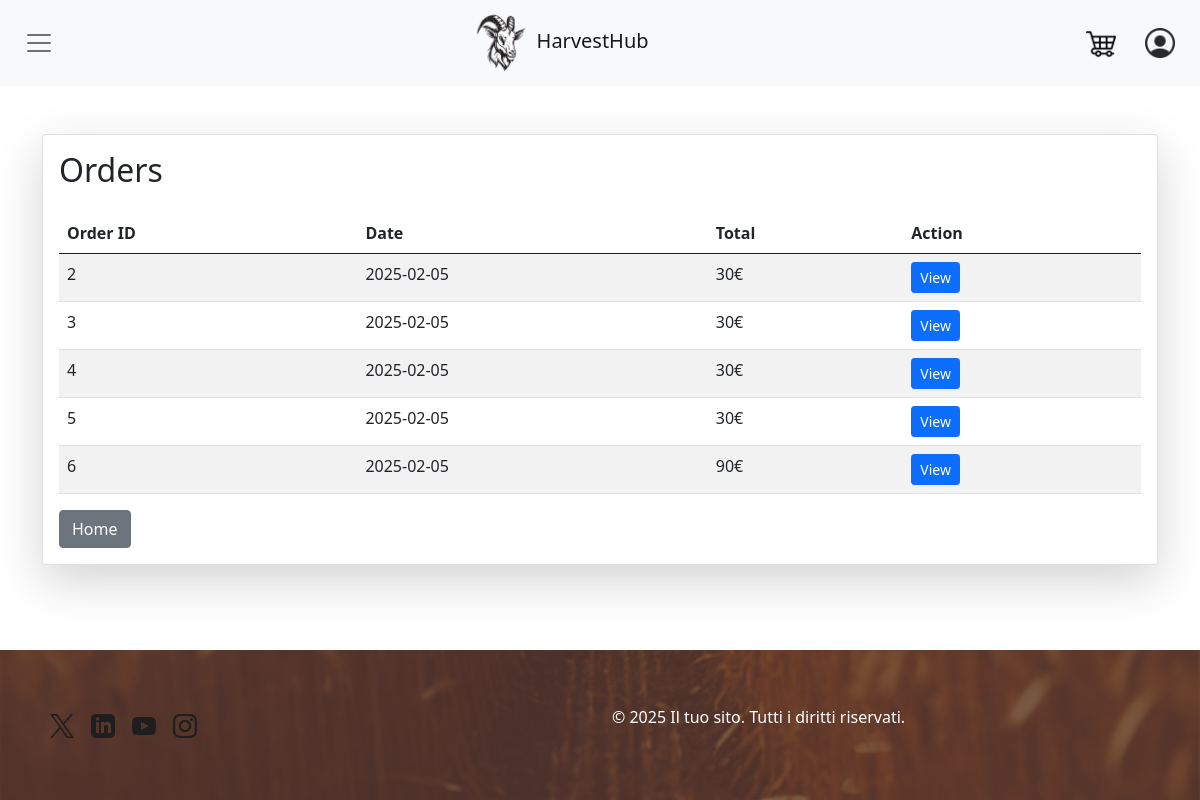
Page /orders.php (signed in) on the committed database.
### tables this page shows
CREATE TABLE `ORDINE` (
  `riferimento` int(11) NOT NULL,
  `data` date NOT NULL,
  `email` varchar(64) NOT NULL,
  `stato` ENUM('confermato', 'spedito', 'consegnato') NOT NULL
);

### orders.php (called while the page is built)
<?php
require_once 'bootstrap.php';
$templateParams["titolo"] = "My Orders - HarverstHub";
$templateParams["nome"] = "order-list.php";
$templateParams["styleSheet"] = "css/index.css";
$templateParams["includeSearchbar"] = false;
if (!isUserLoggedIn()) {
  $templateParams["previousPage"] = "orders.php";
  header('Location: login.php');
  exit;
}
else {
  $templateParams["orders"] = $dbh->getOrders($_SESSION['email']);
}
require 'template/base.php';
?>

### db/database.php (called while the page is built, shortened)
<?php
class DatabaseHelper
{
    private $db;
    public function __construct($servername, $username, $password, $dbname, $port)
    {
        $this->db = new mysqli($servername, $username, $password, $dbname, $port);
    }
    public function getOrders($user)
    {
        $stmt = $this->db->prepare('SELECT o.riferimento AS riferimento, o.data AS data, SUM(p.prezzo * r.quantita) AS totale
            FROM ORDINE o JOIN richiesta r ON o.riferimento = r.riferimento JOIN PRODOTTO p ON r.codProdotto = p.codProdotto
            WHERE o.email=?
            GROUP BY o.riferimento, o.data, o.email;
        ');
        $stmt->bind_param("s", $user);
        $stmt->execute();
        $result = $stmt->get_result();
        return $result->fetch_all(MYSQLI_ASSOC);
    }
}

### bootstrap.php (called while the page is built, shortened)
<?php
require_once("db/database.php");
$dbh = new DatabaseHelper("localhost", "root", "", "HarvestHub", 3306);
?>

### template/order-list.php (the view)
<div class="container mt-5">
    <div class="card shadow-lg">
      <div class="card-body">
        <h2 class="mb-4">Orders</h2>
        <table class="table table-striped">
          <thead>
            <tr>
              <th>Order ID</th>
              <th>Date</th>
              <th>Total</th>
              <th>Action</th>
            </tr>
          </thead>
          <tbody>
            <?php foreach($templateParams["orders"] as $order):?>
            <tr>
              <td><?php echo $order["riferimento"] ?></td>
              <td><?php echo $order["data"] ?></td>
              <td><?php echo $order["totale"] ?>€</td>
              <td><a href="./order-detail.php?ordernum=<?php echo $order["riferimento"] ?>" class="btn btn-primary btn-sm">View</a></td>
            </tr>
            <?php endforeach; ?>
          </tbody>
        </table>
        <a href="./index.php" class="btn btn-secondary">Home</a>
      </div>
    </div>
  </div>

### css/base.css (style rules this page uses)
html,body { display: flex; flex-direction: column; height: 100%; }

### rows in the picture
ordine: riferimento "2", data "2025-02-05", totale "30"
ordine: riferimento "3", data "2025-02-05", totale "30"
ordine: riferimento "4", data "2025-02-05", totale "30"
ordine: riferimento "5", data "2025-02-05", totale "30"
ordine: riferimento "6", data "2025-02-05", totale "90"
